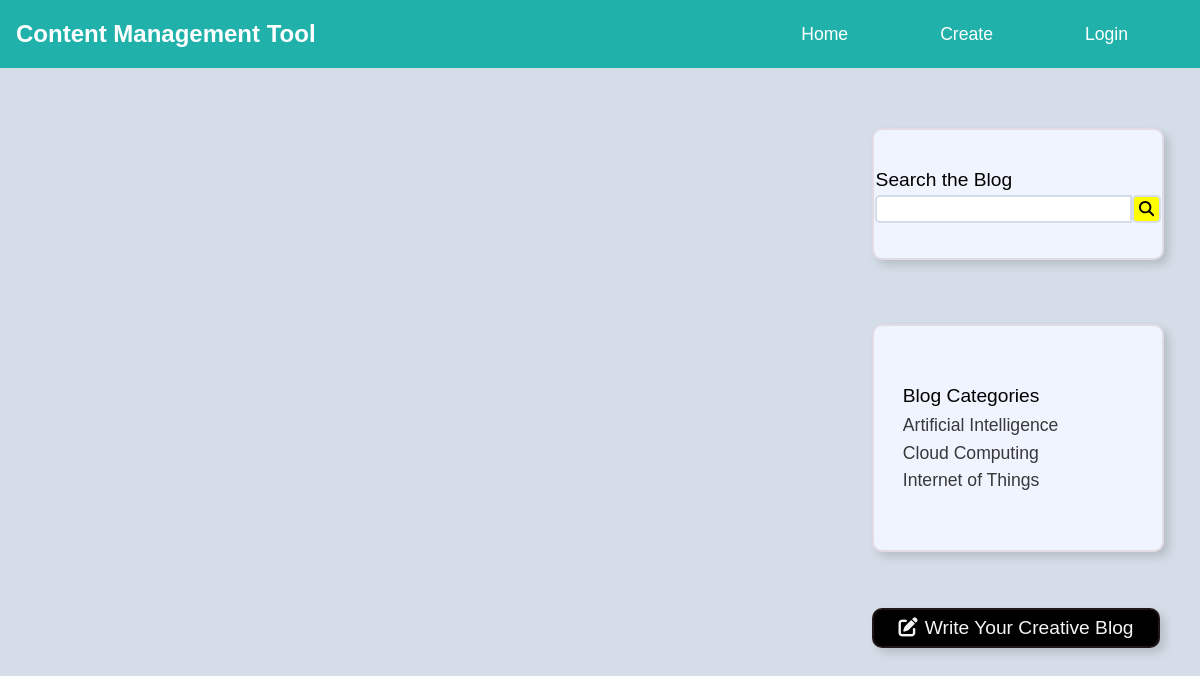
The app's page /category.php with its own data.
### tables this page shows
CREATE TABLE `posts` (
  `PID` varchar(20) NOT NULL,
  `email` varchar(256) NOT NULL,
  `user` varchar(256) NOT NULL,
  `category` varchar(256) NOT NULL,
  `date` varchar(32) NOT NULL,
  `time` varchar(10) NOT NULL,
  `thumbnail` varchar(64) DEFAULT NULL,
  `file` varchar(64) DEFAULT NULL,
  `content` varchar(2048) NOT NULL,
  `status` varchar(6) NOT NULL
);

### includes/category.php (the view)
<div id="categoryBox">
    <div id="categoryTitle">Blog Categories</div>
    <div id="categories">
        <?php
        $query = "select distinct * from posts order by PID desc limit 5";
        $data = mysqli_query($con, $query);
        while ($row = mysqli_fetch_assoc($data)) {
            $cat_id = $row['PID'];
            $cat = $row['category'];
            echo "<li><a class='catBtn' href='category.php?category={$cat_id}'>" . $cat . "</a></li>";
        } ?>
    </div>
</div>

### css/index.css (style rules this page uses)
* { margin: 0; padding: 0; }
body { width: 100vw; height: auto; overflow-x: hidden; position: relative; display: flex; flex-direction: column; background: #d5dee8; }
#sidebar #categoryBox { width: 80%; height: 14rem; display: flex; position: relative; flex-direction: column; justify-content: center; align-items: center; border-radius: 10px; background-color: #f0f4fe; margin: 6vh 0 5vh 2rem; transition: all 0.3s; font-family: 'Montserrat', sans-serif; border: 2px solid rgba(163, 120, 120, 0.2); box-shadow: 5px 5px 10px rgba(0, 0, 0, 0.15); }
#sidebar #categoryBox #categoryTitle { width: 80%; font-size: 1.2rem; cursor: default; }
#sidebar #categoryBox #categories { width: 80%; display: grid; overflow: hidden; margin-top: 0.5rem; grid-template-columns: 1fr; grid-gap: 0.4rem; font-size: 1.1rem; }
#sidebar #categoryBox #categories .catBtn { width: 80%; color: #37393a; cursor: pointer; white-space: nowrap; text-align: left; overflow: hidden; transition: all 0.1s; }

### includes/nav.php (style rules this page uses)
li { display: inline; margin-right: 20px; }
a { text-decoration: none; }

### records on screen
posts: category "Artificial Intelligence"
posts: category "Cloud Computing"
posts: category "Internet of Things"
